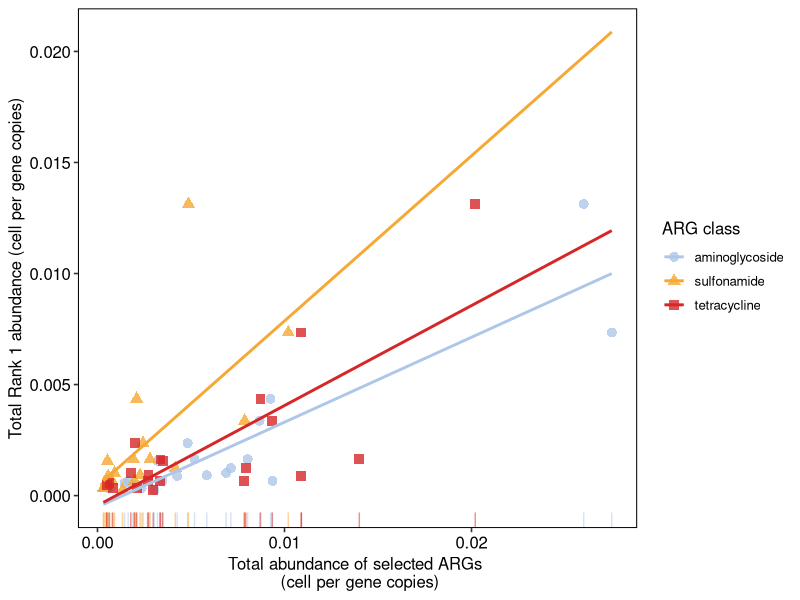

This figure's R source:
library(dplyr)
library(tidyr)
library(ggplot2)
library(ggpubr)

# 1. Read the CSV (your file just converted from Excel)
df <- read.csv(
  "inputs/Rank1_scatterplot.csv",
  check.names = FALSE
)

# First column has no header in the CSV, so give it a proper name
names(df)[1] <- "ARG_class"

# 2. Identify sample columns (all except the ARG_class label)
sample_cols <- setdiff(names(df), "ARG_class")

# 3. Split into:
#    - arg_rows: aminoglycoside, sulfonamide, tetracycline
#    - total_row: "total risk 1" (your total rank 1)
arg_rows <- df$ARG_class %in% c("aminoglycoside", "sulfonamide", "tetracycline")
total_row <- df$ARG_class == "total risk 1"

arg_df <- df[arg_rows, ]
total_df <- df[total_row, ]
# for (var_name in c("sulfonamide", "tetracycline", "aminoglycoside")) {
#   sub <- plot_df %>% filter(ARG_class == var_name)
#   cat(var_name, ":\n")
#   print(shapiro.test(sub$ARG_value))
# }
# cat("total_rank1:\n")
# print(shapiro.test(plot_df$total_rank1[1:20]))
# 4. Long format for ARG values
arg_long <- arg_df %>%
  pivot_longer(
    cols = all_of(sample_cols),
    names_to = "sample",
    values_to = "ARG_value"
  )

# 5. Long format for total rank 1
total_long <- total_df %>%
  pivot_longer(
    cols = all_of(sample_cols),
    names_to = "sample",
    values_to = "total_rank1"
  ) %>%
  select(sample, total_rank1)

# 6. Join so each row has: sample, ARG_class, ARG_value, total_rank1
plot_df <- arg_long %>%
  left_join(total_long, by = "sample")

# 7. Plot in your requested style
ggplot(plot_df, aes(x = ARG_value, y = total_rank1)) +
  geom_point(aes(color = ARG_class, shape = ARG_class), size = 3, alpha = 0.8) +
  geom_rug(aes(color = ARG_class), sides = "b", alpha = 0.5) +
  geom_smooth(
    aes(color = ARG_class),
    method    = "lm",
    se        = FALSE,
    fullrange = TRUE
  ) +
  scale_color_manual(
    values = c(
      "sulfonamide"    = "#F5A834",
      "tetracycline"   = "#D62728",
      "aminoglycoside" = "#AEC7E8"
    )
  ) +
  # ggpubr::stat_cor(
  #   aes(color = ARG_class),
  #   method      = "spearman",      # <-- switched from pearson to spearman
  #   label.x.npc = "top",
  #   label.y.npc = "left",
  #   size        = 5
  # ) +
  labs(
    x = "Total abundance of selected ARGs \n (cell per gene copies)",
    y = "Total Rank 1 abundance (cell per gene copies)",
    color = "ARG class",
    shape = "ARG class"
  ) +
  theme_pubr(border = TRUE) +
  theme(legend.position = "right",
        legend.direction = "vertical")
